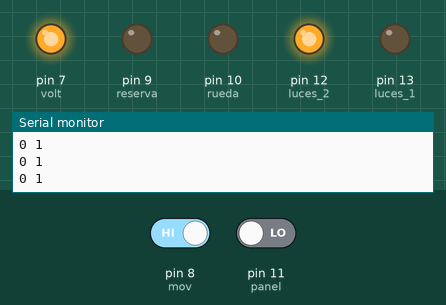
Recording of a sketch running on a simulated Arduino Uno, built with avr-gcc and run on an emulated ATmega328P. Shown: output pins drawn as LEDs (lit = HIGH), the last lines printed to the serial monitor. The test bench sets the inputs (shaded band); at power-on: pin 8 (mov) HIGH, pin 11 (panel) LOW.

Above: at 2.8 s.
2.9 s: pin 8 (mov) driven LOW
At 3.5 s:
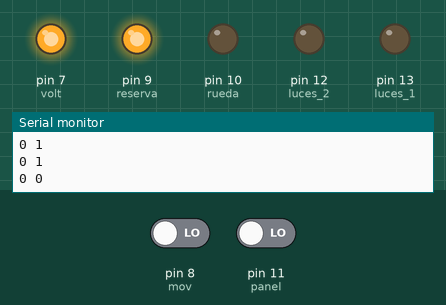
4.5 s: pin 11 (panel) driven HIGH
At 6.2 s:
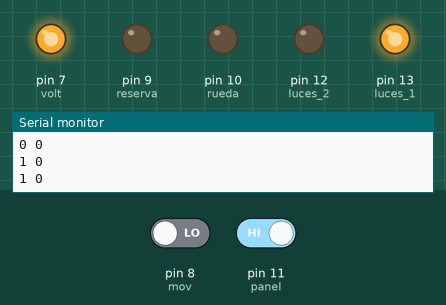
6.5 s: pin 8 (mov) driven HIGH
At 7.8 s:
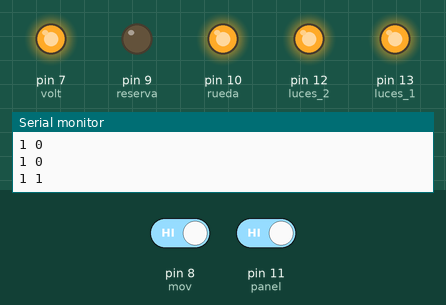
Timing chart, 0 to 9.5 s (numbered marks = the images above; inputs shaded):
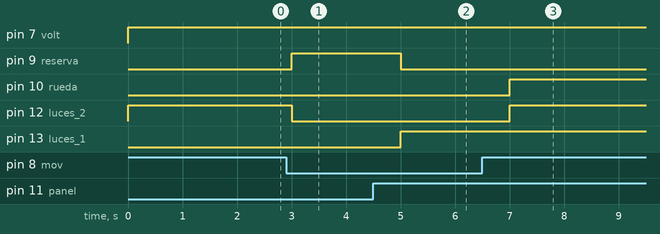

The sketch:

Smart_Cities.ino
```cpp
int luces_1 = 13;
int luces_2 = 12;
int panel = 11;
int rueda = 10;
int reserva = 9;
int mov = 8;
int volt = 7;
int state_panel = 0;
int state_mov = 0;

void setup()
  {
  Serial.begin(9600);
  pinMode(luces_1, OUTPUT);
  pinMode(luces_2, OUTPUT);
  pinMode(panel, INPUT);
  pinMode(rueda, OUTPUT);
  pinMode(reserva, OUTPUT);
  pinMode(mov, INPUT);
  pinMode(volt, OUTPUT);
  }

void loop()
  {
  digitalWrite(volt, HIGH);
  state_panel = digitalRead(panel);
  state_mov = digitalRead(mov);
  if (state_panel == HIGH && state_mov == LOW)
    {
    Serial.println("1 0");
    digitalWrite(luces_1, HIGH);
    digitalWrite(luces_2, LOW);
    digitalWrite(rueda, LOW);
    digitalWrite(reserva, LOW);
    }
  if (state_panel == LOW && state_mov == HIGH)
    {
    Serial.println("0 1");
    digitalWrite(luces_2, HIGH);
    digitalWrite(luces_1, LOW);
    digitalWrite(rueda, LOW);
    digitalWrite(reserva, LOW);
    }
  if (state_panel == HIGH && state_mov == HIGH)
    {
    Serial.println("1 1");
    digitalWrite(luces_1, HIGH);
    digitalWrite(luces_2, HIGH);
    digitalWrite(rueda, HIGH);
    digitalWrite(reserva, LOW);
    delay(5000);
    }
  if (state_panel == LOW && state_mov == LOW)
    {
    Serial.println("0 0");
    digitalWrite(luces_1, LOW);
    digitalWrite(luces_2, LOW);
    digitalWrite(rueda, LOW);
    digitalWrite(reserva, HIGH);
    }
  delay(1000);
  }
```

Measured:
- after the input at 2.9 s, pin 9 (reserva): LOW → HIGH after 0.10 s; pin 12 (luces_2): HIGH → LOW after 0.10 s
- after the input at 4.5 s, pin 9 (reserva): HIGH → LOW after 0.50 s; pin 13 (luces_1): LOW → HIGH after 0.50 s
- after the input at 6.5 s, pin 10 (rueda), pin 12 (luces_2): LOW → HIGH after 0.50 s
